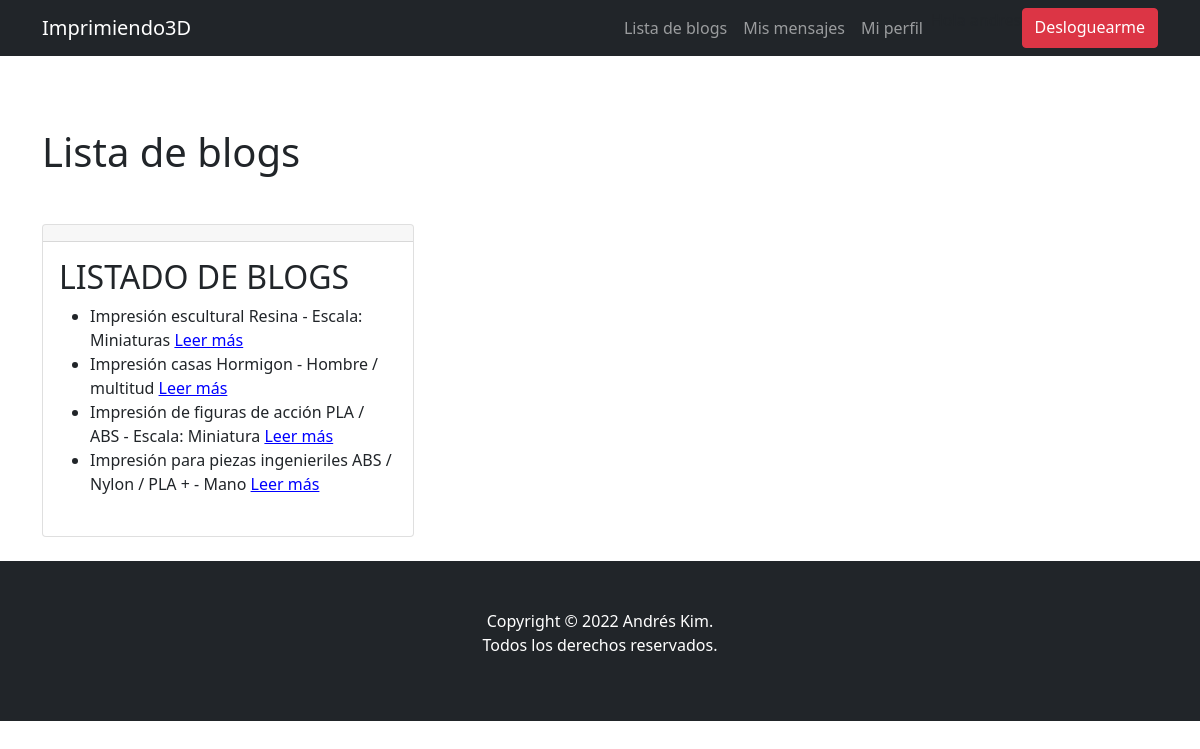
Page /App3D/pages/ (signed in) on the committed database.
### App3D/models.py (models this page shows)
class Blog(models.Model):
    Tema= models.CharField(max_length=50)
    Material= models.CharField(max_length=50)
    Escala= models.CharField(max_length=50)
    def __str__(self):
        return self.Tema+" "+self.Escala

### App3D/views.py (the view)
# urls.py: path("pages/", leerBlogs, name="leerBlogs"),
def leerBlogs(request):
    listaBlogs=Blog.objects.all()
    print(listaBlogs)
    return render(request, "App3D/leerBlogs.html", {"listaBlogs":listaBlogs})

### App3D/templates/App3D/leerBlogs.html (shortened to what this page needs)
{% extends "App3D/padre.html" %}
{% load static %}
{% block titulo %}
<h1 class="mb-5">Lista de blogs</h1>
{% endblock %}
{% block contenido_que_cambia %}
<h2>LISTADO DE BLOGS</h2>
<ul>
    {% for blog in listaBlogs %}
    <li>{{ blog.Tema }} {{ blog.Material }} - {{ blog.Escala }}
    <a href="{% url 'detalleBlog' blog.id %}"style="color: blue;">Leer más</a>
    </li>
    {% endfor %}
</ul>
{% endblock %}

### rows in the picture
Blog: Tema "Impresión escultural", Material "Resina", Escala "Escala: Miniaturas"
Blog: Tema "Impresión casas", Material "Hormigon", Escala "Hombre / multitud"
Blog: Tema "Impresión de figuras de acción", Material "PLA / ABS", Escala "Escala: Miniatura"
Blog: Tema "Impresión para piezas ingenieriles", Material "ABS / Nylon / PLA +", Escala "Mano"
